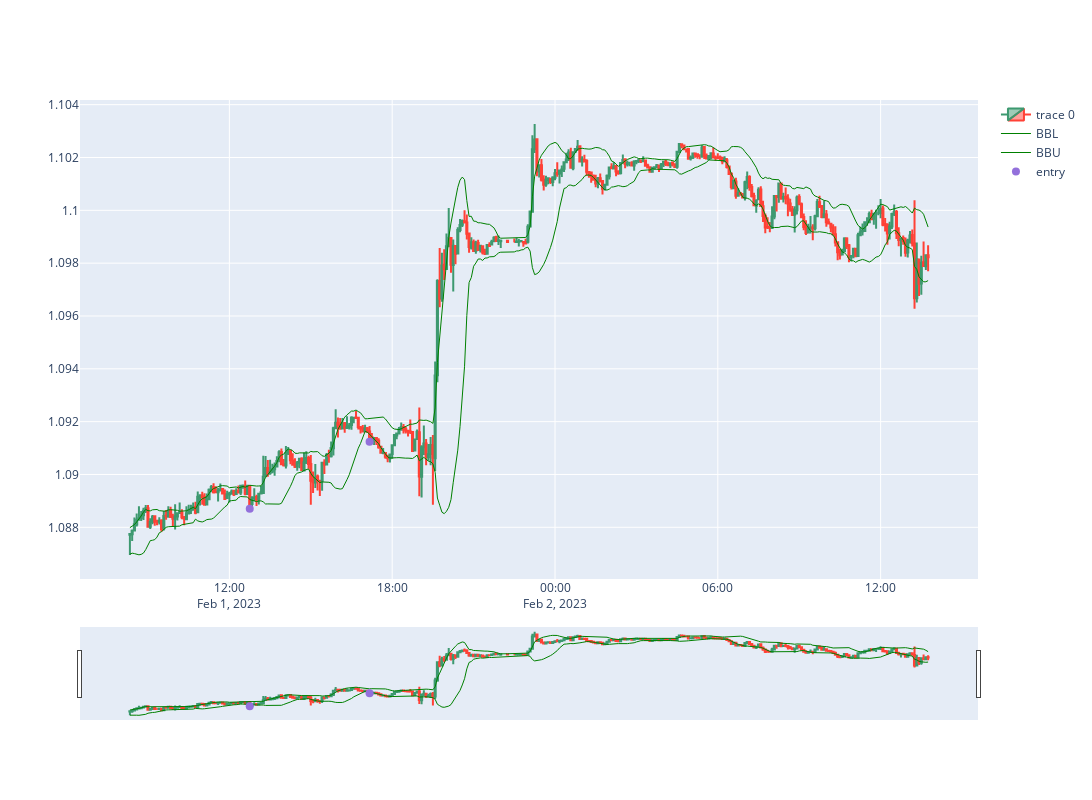

The notebook cell this image was saved under:
### Code cell
import plotly.graph_objects as go
from plotly.subplots import make_subplots
from datetime import datetime
st=100
dfpl = df[st:st+350]
#dfpl.reset_index(inplace=True)
fig = go.Figure(data=[go.Candlestick(x=dfpl.index,
                open=dfpl['Open'],
                high=dfpl['High'],
                low=dfpl['Low'],
                close=dfpl['Close']),

                go.Scatter(x=dfpl.index, y=dfpl['BBL_15_1.5'],
                           line=dict(color='green', width=1),
                           name="BBL"),
                go.Scatter(x=dfpl.index, y=dfpl['BBU_15_1.5'],
                           line=dict(color='green', width=1),
                           name="BBU")])

fig.add_scatter(x=dfpl.index, y=dfpl['pointpos'], mode="markers",
                marker=dict(size=8, color="MediumPurple"),
                name="entry")
fig.update_layout(width=1200, height=800)
fig.show()

### Figure 1 — Plotly figure (JSON) as saved in the notebook; plotly's stock layout.template omitted (floating-point values rounded to 4 significant figures; data arrays with more than 128 entries replaced by an {"elided": "..."} marker saying what was removed)
{"data": [{"close": {"elided": "350 float values"}, "high": {"elided": "350 float values"}, "low": {"elided": "350 float values"}, "open": {"elided": "350 float values"}, "type": "candlestick", "x": {"elided": "350 str values"}}, {"line": {"color": "green", "width": 1}, "name": "BBL", "type": "scatter", "x": {"elided": "350 str values"}, "y": {"elided": "350 float values"}}, {"line": {"color": "green", "width": 1}, "name": "BBU", "type": "scatter", "x": {"elided": "350 str values"}, "y": {"elided": "350 float values"}}, {"marker": {"color": "MediumPurple", "size": 8}, "mode": "markers", "name": "entry", "type": "scatter", "x": {"elided": "350 str values"}, "y": {"elided": "350 float values"}}], "layout": {"height": 800, "width": 1200}}
